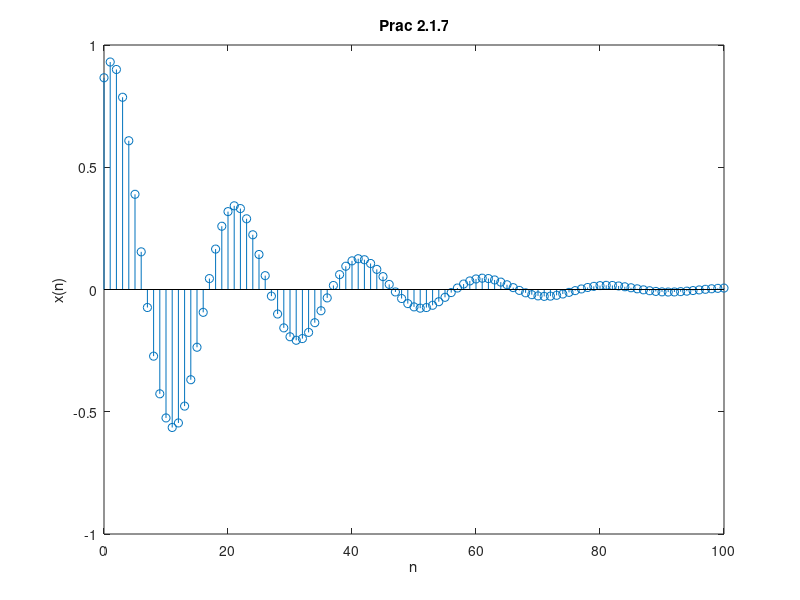

Write MATLAB code to recreate this figure.
n = 0:100;
x = exp(-0.05 * n) .* sin(0.1 * pi * n + pi / 3);

stem(n, x); title('Prac 2.1.7'); xlabel('n'); ylabel('x(n)');
